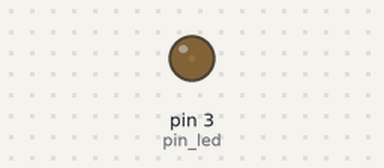
Bench run of a sketch on a simulated Arduino Uno, built with avr-gcc and run on an emulated ATmega328P. Shown: output pins drawn as LEDs (lit = HIGH).

Above: at 0.05 s.
At 1.15 s:
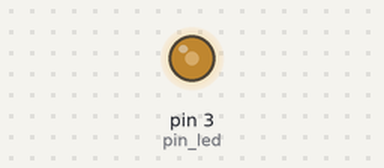
At 2.3 s:
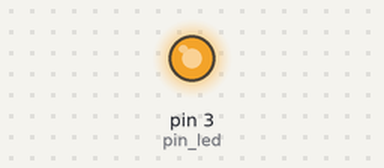
At 4.6 s:
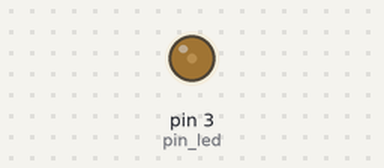
Timing chart, 0 to 6.7 s (numbered marks = the images above):
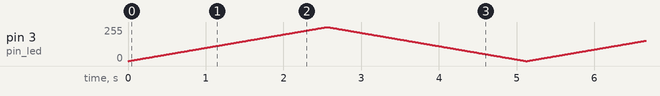

The sketch:

led_piscar_avancado.ino
```cpp
int pin_led = 3;
void setup() {
    pinMode(pin_led,OUTPUT);
}

void loop() {
  for (int i = 0; i<=255; i++) {
    analogWrite(pin_led, i);
    delay(10);
  }
  for (int i = 255; i>=0; i--) {
    analogWrite(pin_led, i);
    delay(10);
  }
}
```
